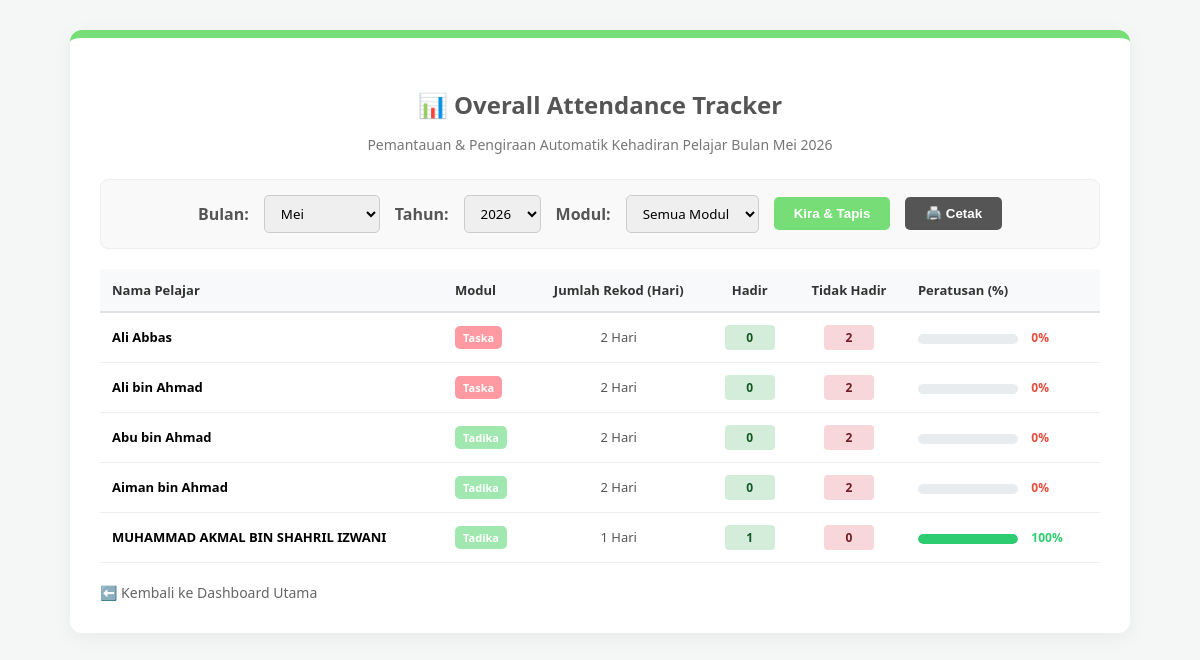
The app's page /senarai_kehadiran.php (signed in), older data.
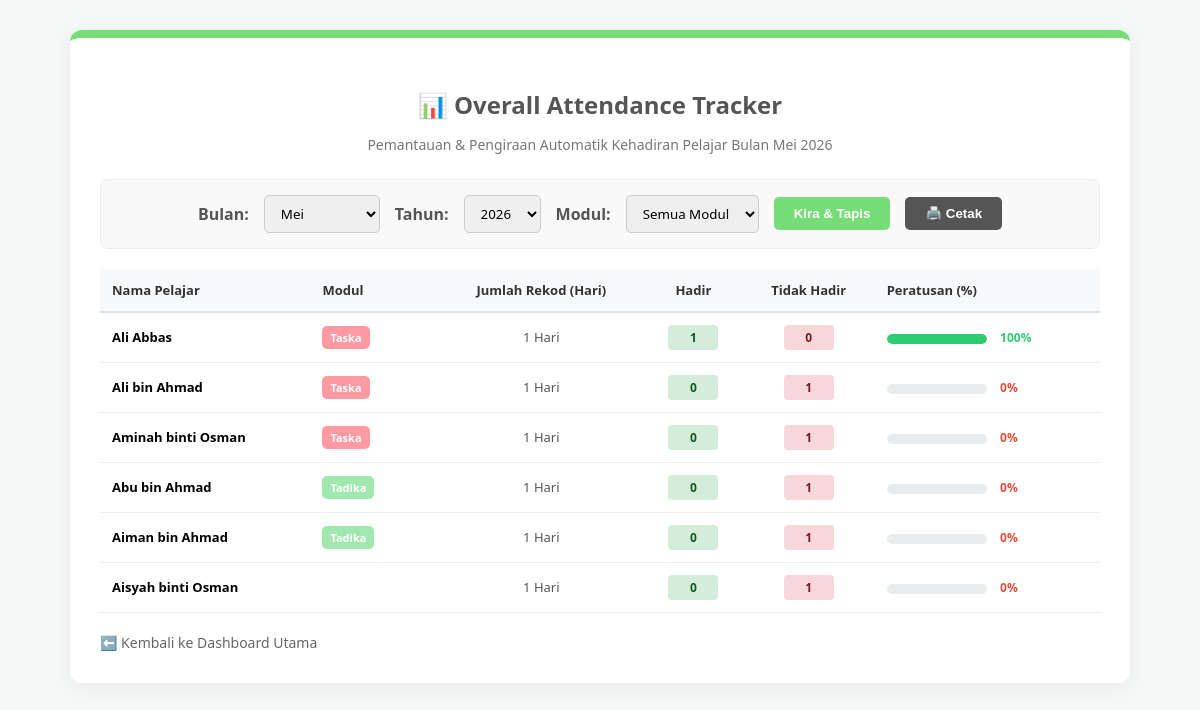
The same page, newer data.
### tables this page shows
CREATE TABLE `students` (
  `id` INT(11) NOT NULL AUTO_INCREMENT,
  `parent_id` INT(11) NOT NULL,
  `full_name` VARCHAR(100) NOT NULL,
  `mykid_number` VARCHAR(20) NOT NULL,
  `module` ENUM('Taska','Tadika','KAFA Care') NOT NULL,
  `health_record` TEXT DEFAULT NULL,
  `allergies` TEXT DEFAULT NULL,
  `status` ENUM('Active','Graduated','Withdrawn') DEFAULT 'Active',
  `created_at` TIMESTAMP NOT NULL DEFAULT CURRENT_TIMESTAMP,
  PRIMARY KEY (`id`),
  KEY `parent_id` (`parent_id`),
  CONSTRAINT `students_ibfk_1` FOREIGN KEY (`parent_id`) REFERENCES `parents` (`id`) ON DELETE CASCADE
);

### senarai_kehadiran.php (the view, shortened to what the changed rows need)
<?php
require 'db.php';
$filter_month = isset($_GET['month']) ? $_GET['month'] : date('m');
$filter_year = isset($_GET['year']) ? $_GET['year'] : date('Y');
$sql = "SELECT
            s.id,
            s.full_name,
            s.module,
            COUNT(a.id) AS total_days,
            SUM(CASE WHEN a.status = 'Present' THEN 1 ELSE 0 END) AS total_present,
            SUM(CASE WHEN a.status = 'Absent' THEN 1 ELSE 0 END) AS total_absent
        FROM students s
        LEFT JOIN attendance a ON s.id = a.student_id
            AND MONTH(a.date) = '$filter_month'
            AND YEAR(a.date) = '$filter_year'
        WHERE s.status = 'Active'";
$sql .= " GROUP BY s.id ORDER BY s.module, s.full_name ASC";
$result = $conn->query($sql);
?>
<!DOCTYPE html>
<html lang="ms">
<head>
</head>
<body>
    <div class="container">
        <h2>📊 Overall Attendance Tracker</h2>
        <table>
            <thead>
                <tr>
                    <th>Nama Pelajar</th>
                    <th>Modul</th>
                    <th style="text-align:center;">Jumlah Rekod (Hari)</th>
                    <th style="text-align:center;">Hadir</th>
                    <th style="text-align:center;">Tidak Hadir</th>
                    <th>Peratusan (%)</th>
                </tr>
            </thead>
            <tbody>
                <?php if ($result->num_rows > 0): ?>
                    <?php while($row = $result->fetch_assoc()):
                        $tagClass = 'tag-' . strtolower(str_replace(' ', '', $row['module'] ?? ''));
                        $total_days = $row['total_days'];
                        $total_present = $row['total_present'] ?? 0;
                        $total_absent = $row['total_absent'] ?? 0;
                        $percentage = 0;
                        if ($total_days > 0) {
                            $percentage = round(($total_present / $total_days) * 100);
                        }
                        $barColor = '#2ecc71';
                        if ($percentage < 80) $barColor = '#f1c40f';
                        if ($percentage < 60) $barColor = '#e74c3c';
                    ?>
                        <tr>
                            <td style="font-weight:600;"><?php echo htmlspecialchars($row['full_name']); ?></td>
                            <td><span class="tag <?php echo $tagClass; ?>"><?php echo htmlspecialchars($row['module']); ?></span></td>
                            <td style="text-align:center; color:#555;"><?php echo $total_days; ?> Hari</td>
                            <td style="text-align:center;">
                                <span class="stat-box stat-present"><?php echo $total_present; ?></span>
                            </td>
                            <td style="text-align:center;">
                                <span class="stat-box stat-absent"><?php echo $total_absent; ?></span>
                            </td>
                            <td>
                                <?php if($total_days > 0): ?>
                                    <div class="progress-container">
                                        <div class="progress-bar" style="width: <?php echo $percentage; ?>%; background-color: <?php echo $barColor; ?>;"></div>
                                    </div>
                                    <span class="perc-text" style="color: <?php echo $barColor; ?>;"><?php echo $percentage; ?>%</span>
                                <?php else: ?>
                                    <span style="color:#999; font-style:italic; font-size:11px;">Belum direkod</span>
                                <?php endif; ?>
                            </td>
                        </tr>
                    <?php endwhile; ?>
                <?php else: ?>
                    <tr><td colspan="6" style="text-align:center; padding:30px; color:#999;">Tiada rekod pelajar aktif ditemui.</td></tr>
                <?php endif; ?>
            </tbody>
        </table>
    </div>
</body>
</html>

Row changes from the older to the newer data that the page shows:
removed students: full_name "MUHAMMAD AKMAL BIN SHAHRIL IZWANI", module "Tadika", total_days "1", total_present "1", total_absent "0", percentage "100"
changed students "Ali Abbas": total_days "2" → "1"; total_present "0" → "1"; total_absent "2" → "0"; percentage "0" → "100"
changed students "Ali bin Ahmad": total_days "2" → "1"; total_absent "2" → "1"
now on this page (row edited): students: full_name "Aminah binti Osman", module "Taska", total_days "1", total_present "0", total_absent "1", percentage "0"
changed students "Abu bin Ahmad": total_days "2" → "1"; total_absent "2" → "1"
changed students "Aiman bin Ahmad": total_days "2" → "1"; total_absent "2" → "1"
now on this page (row edited): students: full_name "Aisyah binti Osman", total_days "1", total_present "0", total_absent "1", percentage "0", module "KAFA Care" (drawn)
